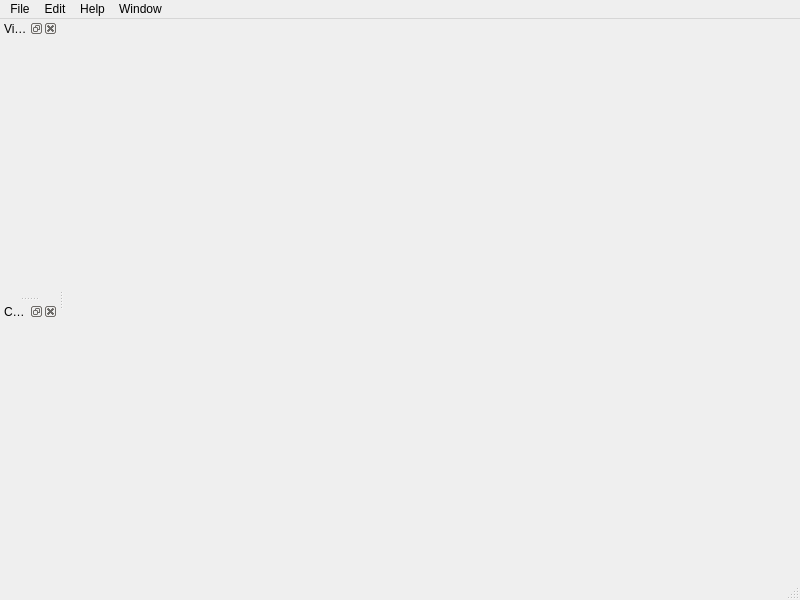
<?xml version="1.0" encoding="UTF-8"?>
<ui version="4.0">
 <class>MainWindow</class>
 <widget class="QMainWindow" name="MainWindow">
  <property name="geometry">
   <rect>
    <x>0</x>
    <y>0</y>
    <width>800</width>
    <height>600</height>
   </rect>
  </property>
  <property name="windowTitle">
   <string>PGA CAD</string>
  </property>
  <property name="dockNestingEnabled">
   <bool>true</bool>
  </property>
  <property name="dockOptions">
   <set>QMainWindow::AllowNestedDocks|QMainWindow::AllowTabbedDocks|QMainWindow::AnimatedDocks|QMainWindow::GroupedDragging</set>
  </property>
  <widget class="QWidget" name="centralwidget">
   <property name="sizePolicy">
    <sizepolicy hsizetype="Minimum" vsizetype="Minimum">
     <horstretch>0</horstretch>
     <verstretch>0</verstretch>
    </sizepolicy>
   </property>
  </widget>
  <widget class="QMenuBar" name="menubar">
   <property name="geometry">
    <rect>
     <x>0</x>
     <y>0</y>
     <width>800</width>
     <height>23</height>
    </rect>
   </property>
   <widget class="QMenu" name="menuFile">
    <property name="title">
     <string>File</string>
    </property>
    <addaction name="actionOpen"/>
    <addaction name="actionClose"/>
    <addaction name="separator"/>
    <addaction name="actionExit"/>
   </widget>
   <widget class="QMenu" name="menuEdit">
    <property name="title">
     <string>Edit</string>
    </property>
    <addaction name="actionUndo"/>
    <addaction name="actionRedo"/>
   </widget>
   <widget class="QMenu" name="menuHelp">
    <property name="title">
     <string>Help</string>
    </property>
    <addaction name="actionAbout"/>
   </widget>
   <widget class="QMenu" name="menuWindow">
    <property name="title">
     <string>Window</string>
    </property>
    <addaction name="actionViewport"/>
    <addaction name="actionConsole"/>
   </widget>
   <addaction name="menuFile"/>
   <addaction name="menuEdit"/>
   <addaction name="menuHelp"/>
   <addaction name="menuWindow"/>
  </widget>
  <widget class="QStatusBar" name="statusbar">
   <property name="enabled">
    <bool>false</bool>
   </property>
  </widget>
  <widget class="QDockWidget" name="viewportDock">
   <property name="windowTitle">
    <string>Viewport</string>
   </property>
   <attribute name="dockWidgetArea">
    <number>1</number>
   </attribute>
   <widget class="Viewport" name="viewportDockContents"/>
  </widget>
  <widget class="QDockWidget" name="consoleDock">
   <property name="windowTitle">
    <string>Console</string>
   </property>
   <attribute name="dockWidgetArea">
    <number>1</number>
   </attribute>
   <widget class="Console" name="consoleWidget"/>
  </widget>
  <action name="actionOpen">
   <property name="text">
    <string>Open</string>
   </property>
   <property name="toolTip">
    <string>Open Project</string>
   </property>
  </action>
  <action name="actionClose">
   <property name="text">
    <string>Close</string>
   </property>
   <property name="toolTip">
    <string>Close Project</string>
   </property>
   <property name="shortcut">
    <string>Ctrl+W</string>
   </property>
  </action>
  <action name="actionExit">
   <property name="text">
    <string>Exit</string>
   </property>
   <property name="toolTip">
    <string>Close Application</string>
   </property>
   <property name="shortcut">
    <string>Ctrl+Q</string>
   </property>
  </action>
  <action name="actionUndo">
   <property name="text">
    <string>Undo</string>
   </property>
   <property name="shortcut">
    <string>Ctrl+Z</string>
   </property>
  </action>
  <action name="actionRedo">
   <property name="text">
    <string>Redo</string>
   </property>
   <property name="shortcut">
    <string>Ctrl+Shift+Z</string>
   </property>
  </action>
  <action name="actionAbout">
   <property name="text">
    <string>About</string>
   </property>
   <property name="shortcut">
    <string>F1</string>
   </property>
  </action>
  <action name="actionViewport">
   <property name="checkable">
    <bool>true</bool>
   </property>
   <property name="checked">
    <bool>true</bool>
   </property>
   <property name="text">
    <string>Viewport</string>
   </property>
  </action>
  <action name="actionConsole">
   <property name="checkable">
    <bool>true</bool>
   </property>
   <property name="checked">
    <bool>true</bool>
   </property>
   <property name="text">
    <string>Console</string>
   </property>
  </action>
 </widget>
 <customwidgets>
  <customwidget>
   <class>Viewport</class>
   <extends>QWidget</extends>
   <header>viewport.h</header>
   <container>1</container>
  </customwidget>
  <customwidget>
   <class>Console</class>
   <extends>QWidget</extends>
   <header>console.h</header>
   <container>1</container>
  </customwidget>
 </customwidgets>
 <resources/>
 <connections>
  <connection>
   <sender>actionExit</sender>
   <signal>triggered()</signal>
   <receiver>MainWindow</receiver>
   <slot>Exit()</slot>
   <hints>
    <hint type="sourcelabel">
     <x>-1</x>
     <y>-1</y>
    </hint>
    <hint type="destinationlabel">
     <x>399</x>
     <y>299</y>
    </hint>
   </hints>
  </connection>
  <connection>
   <sender>actionAbout</sender>
   <signal>triggered()</signal>
   <receiver>MainWindow</receiver>
   <slot>ShowAbout()</slot>
   <hints>
    <hint type="sourcelabel">
     <x>-1</x>
     <y>-1</y>
    </hint>
    <hint type="destinationlabel">
     <x>399</x>
     <y>299</y>
    </hint>
   </hints>
  </connection>
 </connections>
 <slots>
  <slot>Exit()</slot>
  <slot>ShowAbout()</slot>
 </slots>
</ui>
